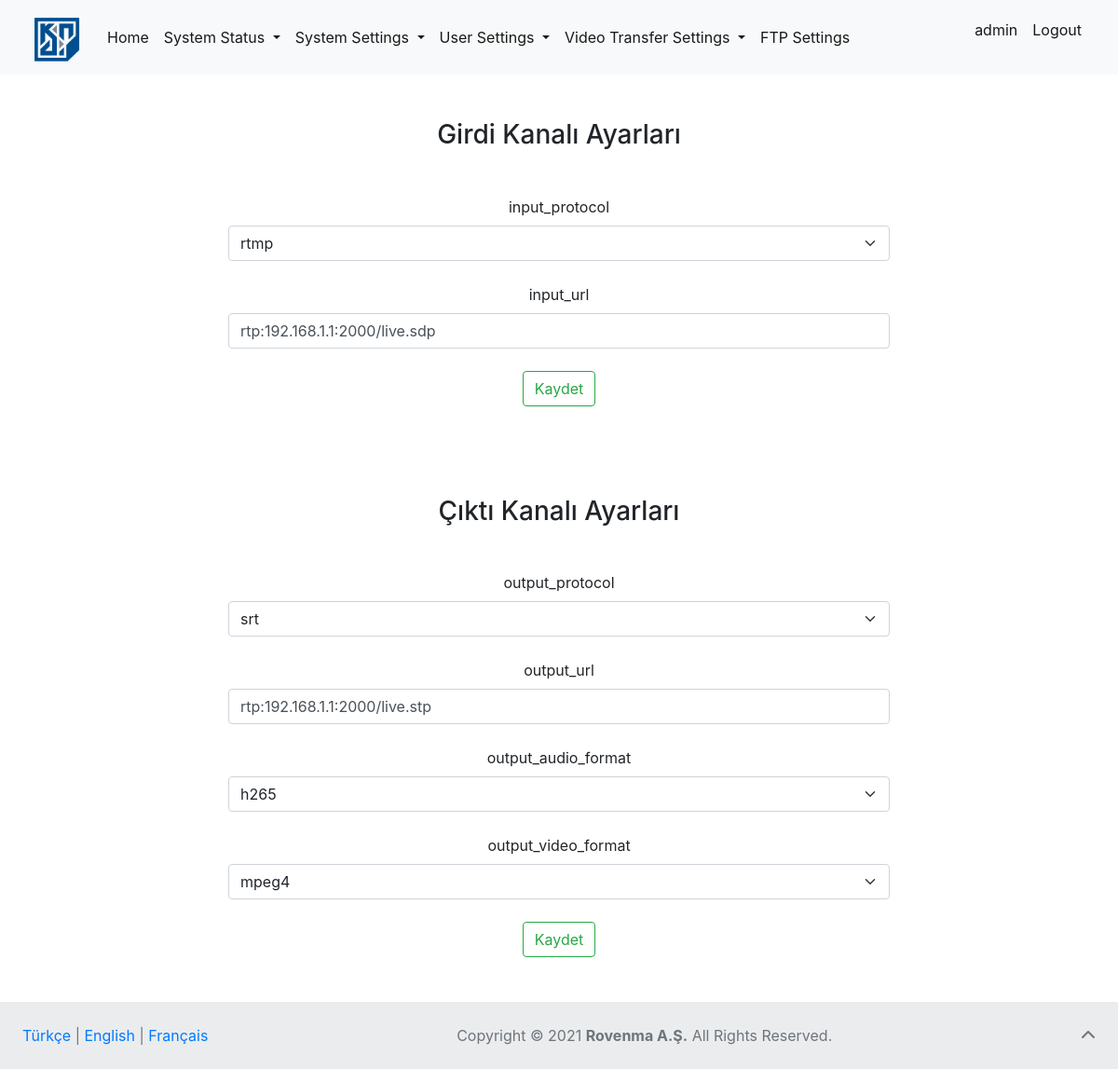
/input-settings (signed in), run on the app's committed database.
### page_articles/models.py (models this page shows, shortened)
class NavbarFooterArticles(models.Model):
    lang = models.CharField(
        verbose_name="Language (like TR or EN)", max_length=2)
    homepage = models.CharField(verbose_name="Home (link)", max_length=20)
    system_status = models.CharField(
        verbose_name="System Status (dropdown)", max_length=30)
    statistics_field = models.CharField(
        verbose_name="Statistics (field)", max_length=20)
    sensors = models.CharField(verbose_name="Sensors (field)", max_length=20)
    log_records = models.CharField(
        verbose_name="Log Records (field)", max_length=30)
    system_settings = models.CharField(
        verbose_name="System Settings (dropdown)", max_length=30)
    remote_access_settings = models.CharField(
        verbose_name="Remote Access Settings (field)", max_length=35)
    cli_access_settings = models.CharField(
        verbose_name="CLI Access Settings (field)", max_length=35)
    time_settings = models.CharField(
        verbose_name="Time Settings (field)", max_length=35)
    user_settings = models.CharField(
        verbose_name="User Settings (dropdown)", max_length=35)
    user_administration = models.CharField(
        verbose_name="User Administration (field)", max_length=30)
    authorization = models.CharField(
        verbose_name="Authorization (field)", max_length=35)
    password_changing = models.CharField(
        verbose_name="Password Changing (field)", max_length=35)
    video_transfer = models.CharField(
        verbose_name="Video Transfer Settings (dropdown)", max_length=35, default=None, null=True)
    video_transfer_settings = models.CharField(
        verbose_name="Settings (field)", max_length=15, default=None, null=True)
    input_settings = models.CharField(
        verbose_name="Input Settings (field)", max_length=18, default=None, null=True)
    ftp_settings = models.CharField(
        verbose_name="FTP Settings (field)", max_length=15, default=None, null=True)
    logout_link = models.CharField(verbose_name="Logout (link)", max_length=20)
    footer = models.CharField(
        verbose_name="All Rights Reserved (text)", max_length=35)

### video_transfer/models.py (models this page shows, shortened)
class InputSettings(models.Model):
  protocols = [
    ("0", "rtsp"),
    ("1", "rtp"),
    ("2", "rtmp"),
    ("3", "mpeg"),
    ("4", "srt"),
    ("5", "hls")
  ]
  input_protocol = models.CharField(verbose_name="input_protocol", max_length=5, choices=protocols)
  input_url = models.CharField(verbose_name="input_url", max_length=30)

class OutputSettings(models.Model):
  protocols = [
    ("0", "rtsp"),
    ("1", "rtp"),
    ("2", "rtmp"),
    ("3", "mpeg"),
    ("4", "srt"),
    ("5", "hls")
  ]
  video_formats = [
    ("0", "flv"),
    ("1", "avi"),
    ("2", "hls"),
    ("3", "ogg"),
    ("4", "mpeg4"),
    ("5", "gif"),
    ("6", "jpeg2000")
  ]
  audio_format = [
    ("0", "vpx"),
    ("1", "h264"),
    ("2", "h265"),
    ("3", "avs2")
  ]
  output_protocol = models.CharField(verbose_name="output_protocol", max_length=5, choices=protocols)
  output_url = models.CharField(verbose_name="output_url", max_length=30)
  output_audio_format = models.CharField(verbose_name="output_audio_format", max_length=5, choices=audio_format)
  output_video_format = models.CharField(verbose_name="output_video_format", max_length=9, choices=video_formats)

### video_transfer/views.py (the view)
# urls.py: path('input-settings', views.input_view, name='video_input'),
def input_view(request):
    if request.user.is_authenticated:
        lang = "EN"
        cookie_lang = request.COOKIES.get("lang")
        for article in NavbarFooterArticles.objects.all():
            if cookie_lang == article.lang:
                lang = article.lang
                break
        navbar = NavbarFooterArticles.objects.get(lang=lang)
        input_settings = InputSettings.objects.all().first()
        output_settings = OutputSettings.objects.all().first()
        if request.method == "POST":
            input_settings.input_protocol = request.POST.get("input_protocol")
            input_settings.input_url = request.POST.get("input_url")
            output_settings.output_protocol = request.POST.get(
                "output_protocol")
            output_settings.output_url = request.POST.get("output_url")
            output_settings.output_audio_format = request.POST.get(
                "output_audio_format")
            output_settings.output_video_format = request.POST.get(
                "output_video_format")
            input_settings.save()
            output_settings.save()
        else:
            context = {
                "input_settings": input_settings,
                "output_settings": output_settings,
                "navbar_articles": navbar
            }
            return render(request, 'video_transfer/input_settings.html', context=context)
    else:
        return redirect('login')

### templates/video_transfer/input_settings.html (shortened to what this page needs)
{% extends 'base.html' %}  {% block body %}
<div class="container mt-5">
  <h3 class="text mt-3 mb-5">Girdi Kanalı Ayarları</h3>
  <form method="POST" action="{% url 'save_input_settings' %}">
    <div class="col-8">
      <div class="mt-4">
        <label for="input_protocol" class="form-label">input_protocol</label>
        <select
          required
          class="form-select"
          name="input_protocol"
          id="input_protocol"
        >
          <option value="2">rtmp</option>
        </select>
      </div>
      <div class="mt-4">
        <label for="input_url" class="form-label">input_url</label>
        <input
          type="url"
          name="input_url"
          id="input_url"
          value="{{ input_settings.input_url }}"
          class="form-control"
          required
        />
      </div>
      <button type="submit" class="mt-4 mb-5 btn btn-outline-success">
        Kaydet
      </button>
    </div>
  </form>
  <h3 class="text mt-5 mb-5">Çıktı Kanalı Ayarları</h3>
  <form method="POST" action="{% url 'save_output_settings' %}">
    <div class="col-8">
      <div class="mt-4">
        <label for="output_protocol" class="form-label">output_protocol</label>
        <select
          required
          class="form-select"
          name="output_protocol"
          id="output_protocol"
        >
          <option value="4">srt</option>
        </select>
      </div>
      <div class="mt-4">
        <label for="output_url" class="form-label">output_url</label>
        <input
          type="url"
          name="output_url"
          id="output_url"
          value="{{ output_settings.output_url }}"
          class="form-control"
          required
        />
      </div>
      <div class="mt-4">
        <label for="output_audio_format" class="form-label"
          >output_audio_format</label
        >
        <select
          class="form-select"
          name="output_audio_format"
          id="output_audio_format"
          required
        >
          <option value="2">h265</option>
        </select>
      </div>
      <div class="mt-4">
        <label for="output_video_format" class="form-label"
          >output_video_format</label
        >
        <select
          class="form-select"
          name="output_video_format"
          id="output_video_format"
          required
        >
          <option value="4">mpeg4</option>
        </select>
      </div>
      <button type="submit" class="mt-4 mb-5 btn btn-outline-success">
        Kaydet
      </button>
    </div>
  </form>
</div>
{% endblock body %}

### templates/base.html (shortened to what this page needs)
<!DOCTYPE html>
<html lang="en">
  <head>
    <link
      href="https://cdn.jsdelivr.net/npm/bootstrap@5.0.2/dist/css/bootstrap.min.css"
      rel="stylesheet"
    />
    <link
      rel="stylesheet"
      href="https://stackpath.bootstrapcdn.com/bootstrap/4.1.3/css/bootstrap.min.css"
    />
  </head>
  <body>
    <div id="page-container">
        {% block nonavbar %}
            <nav class="navbar navbar-expand-lg navbar-light bg-light">
                <div class="container-fluid">
                  <a href="{% url 'home' %}" class="navbar-brand fs-3" href="#">
                    {% load static %}
                    <img
                      width="60"
                      height="50"
                      class="d-inline-block align-text-top"
                      src="{% static 'images/kindi.png' %}"
                      alt="Kindi"
                  /></a>
                  <div class="collapse navbar-collapse" id="navbarSupportedContent">
                    <ul class="navbar-nav me-auto mb-2 mb-lg-0">
                      <li class="nav-item">
                        <a
                          class="nav-link active"
                          aria-current="page"
                          href="{% url 'home' %}"
                          >{{ navbar_articles.homepage }}</a
                        >
                      </li>
                      <div class="nav navbar-nav me-auto mb-2 mb-lg-0">
                        <li class="nav-item dropdown">
                          <a
                            class="nav-link dropdown-toggle active"
                            href="#"
                            id="navbarDropdown"
                            role="button"
                            data-bs-toggle="dropdown"
                            aria-expanded="false"
                          >
                            {{ navbar_articles.system_status }}
                          </a>
                        </li>
                        <li class="nav-item dropdown">
                          <a
                            class="nav-link dropdown-toggle active"
                            href="#"
                            id="system_settings"
                            role="button"
                            data-bs-toggle="dropdown"
                            aria-expanded="false"
                          >
                            {{ navbar_articles.system_settings}}
                          </a>
                        </li>
                        <li class="nav-item dropdown">
                          <a
                            class="nav-link dropdown-toggle active"
                            href="#"
                            id="user_settings"
                            role="button"
                            data-bs-toggle="dropdown"
                            aria-expanded="false"
                          >
                            {{ navbar_articles.user_settings }}
                          </a>
                        </li>
                        <li class="nav-item dropdown">
                          <a
                            class="nav-link dropdown-toggle active"
                            href="#"
                            id="video_transfer"
                            role="button"
                            data-bs-toggle="dropdown"
                            aria-expanded="false"
                          >
                            {{ navbar_articles.video_transfer }}
                          </a>
                        </li>
                      </div>
                      <li class="nav-item">
                        <a
                          class="nav-link active"
                          aria-current="page"
                          href="{% url 'ftp_settings' %}"
                          >{{ navbar_articles.ftp_settings }}</a
                        >
                      </li>
                    </ul>
                    <ul class="nav navbar-nav navbar-right">
                      <li class="nav-item">
                        <p class="nav-link active">{{request.user}}</p>
                      </li>
                      <li class="nav-item">
                        <a
                          class="nav-link active"
                          aria-current="page"
                          href="{% url 'logout' %}"
                          >{{ navbar_articles.logout_link }}</a
                        >
                      </li>
                    </ul>
                  </div>
                </div>
              </nav>
        {% endblock nonavbar %}
        <div id="content-wrap">
         {% block body %} {% endblock body %}
        </div>
        {% block nofooter %}
            <footer id="footer" class="text-center text-lg-start bg-light text-muted">
          <div
            class="text-center p-4"
            style="background-color: rgba(0, 0, 0, 0.05)"
          >
            <div style="display: inline-block; float: left;">
              <a href="{% url 'change_lang' lang='TR' %}">Türkçe</a> |
              <a href="{% url 'change_lang' lang='EN' %}">English</a> |
              <a href="{% url 'change_lang' lang='FR' %}">Français</a>
            </div>
            <div style="text-align: center;">
              <a
                href="https://www.copyright.gov/what-is-copyright/"
                class="text-reset"
                target="_blank"
                >Copyright ©</a
              >
              2021
              <a
                target="_blank"
                class="text-reset fw-bold"
                href="https://www.rovenma.com/"
                >Rovenma A.Ş.</a
              >
              {{ navbar_articles.footer }}.
            <a
              class="text-muted"
              style="display: inline-block; float: right"
              href="#"
              ><i class="fas fa-chevron-up"></i
            ></a>
            </div>
          </div>
        </footer>
        {% endblock nofooter %}
  </body>
</html>

### templates/base.html (style rules this page uses)
#page-container { position: relative; min-height: 100vh; }
#content-wrap { padding-bottom: 4.5rem; }
#footer { position: absolute; bottom: 0; width: 100%; height: 4.5rem; }

### templates/video_transfer/input_settings.html (style rules this page uses)
h3 { text-align: center; }
.col-8 { text-align: center; margin-left: auto; margin-right: auto; }
button { margin-left: auto; margin-right: auto; }

### data on the page
NavbarFooterArticles: homepage "Home", system_status "System Status", system_settings "System Settings", user_settings "User Settings", video_transfer "Video Transfer Settings", ftp_settings "FTP Settings", logout_link "Logout", footer "All Rights Reserved"
InputSettings: input_url "rtp:192.168.1.1:2000/live.sdp"
OutputSettings: output_url "rtp:192.168.1.1:2000/live.stp"

### other printed values
{{ request.user }} "admin"
